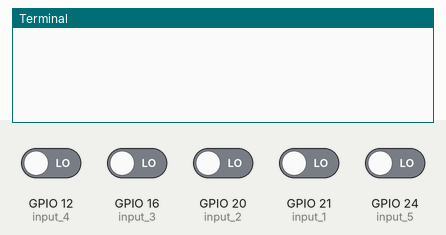
Simulated run of this program. Board: Raspberry Pi (BCM pin numbers). Shown: the last lines printed to the terminal. The test bench sets the inputs (shaded band); at power-on: GPIO 12 (input_4), GPIO 16 (input_3), GPIO 20 (input_2), GPIO 21 (input_1), GPIO 24 (input_5) LOW. Web requests get an empty 200 reply after 0.4 s.

Above: at 1.2 s.
1.3 s: GPIO 12 (input_4) driven HIGH
At 2.5 s:
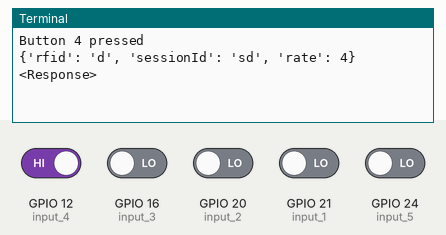
2.8 s: GPIO 16 (input_3) driven HIGH
At 3.06 s:
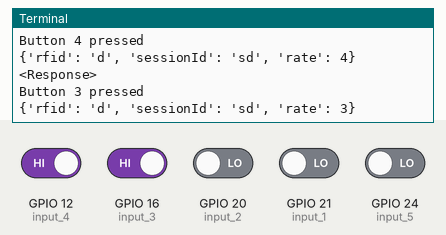
4.3 s: GPIO 20 (input_2) driven HIGH
At 5.5 s:
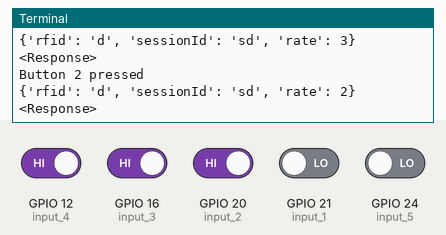
5.8 s: GPIO 21 (input_1) driven HIGH
At 6.7 s:
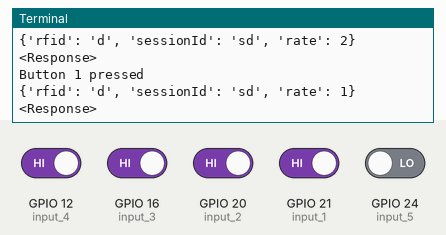
7.3 s: GPIO 24 (input_5) driven HIGH
At 9.1 s:
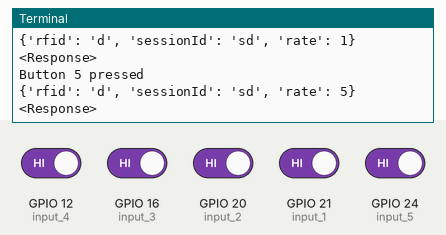
Timing chart, 0 to 9.8 s (numbered marks = the images above; inputs shaded):
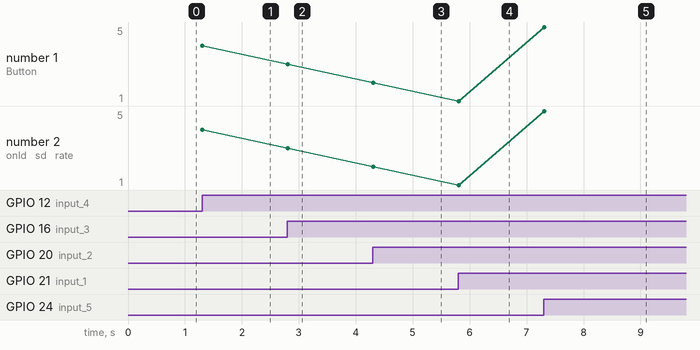

Measured:
- after the input at 1.3 s, the terminal: prints a new line at once (image 1)
- after the input at 2.8 s, the terminal: prints a new line at once (image 2)
- after the input at 4.3 s, the terminal: prints a new line at once (image 3)
- after the input at 5.8 s, the terminal: prints a new line at once (image 4)
- after the input at 7.3 s, the terminal: prints a new line at once (image 5)
- plotted number 1: 4 → 3 after the input at 2.8 s, 3 → 2 after the input at 4.3 s, 2 → 1 after the input at 5.8 s, 1 → 5 after the input at 7.3 s
- plotted number 2: 4 → 3 after the input at 2.8 s, 3 → 2 after the input at 4.3 s, 2 → 1 after the input at 5.8 s, 1 → 5 after the input at 7.3 s

The program:

button-post2.py
```python
# Import Lib
import RPi.GPIO as GPIO
import time
import requests
import json


# Set GPIO Mode
GPIO.setmode(GPIO.BCM)

def initGPIO():
  # Set Pins
  GPIO.setup(21,GPIO.IN)
  GPIO.setup(20,GPIO.IN)
  GPIO.setup(16,GPIO.IN)
  GPIO.setup(12,GPIO.IN)
  GPIO.setup(24,GPIO.IN)

# Set Previous Inputs for buttons
prev_input_1 = 0
prev_input_2 = 0
prev_input_3 = 0
prev_input_4 = 0
prev_input_5 = 0

url = 'http://10.0.0.107:8080/IOTStanfordAttendanceSystem/stanford/feedback/ratings/'
headers = {'Content-Type': 'application/json'}

def sendPOSTRequest(buttonPressed):
  print("Button %s pressed"%buttonPressed)
  data = {"rfid":"d","sessionId":"sd","rate":buttonPressed}
  print data
  response = requests.post(url, headers = headers ,data=data)
  print response

initGPIO()

while True:
  #take a reading

  #if the last reading was low and this one high, print
  input_1 = GPIO.input(21)
  if ((not prev_input_1) and input_1):
    #print("Button 1 pressed")
    sendPOSTRequest(1)
    #update previous input
    #slight pause to debounce
    #time.sleep(0.05)
  prev_input_1 = input_1


  input_2 = GPIO.input(20)
  if ((not prev_input_2) and input_2):
    sendPOSTRequest(2)
    #update previous input
    #slight pause to debounce
    #time.sleep(0.05)
  prev_input_2 = input_2

  input_3 = GPIO.input(16)
  if ((not prev_input_3) and input_3):
    sendPOSTRequest(3)
    #update previous input
    #slight pause to debounce
    #time.sleep(0.05)
  prev_input_3 = input_3

  input_4 = GPIO.input(12)
  if ((not prev_input_4) and input_4):
    sendPOSTRequest(4)
    #update previous input
    #slight pause to debounce
    #time.sleep(0.05)
  prev_input_4 = input_4

  input_5 = GPIO.input(24)
  if ((not prev_input_5) and input_5):
    sendPOSTRequest(5)
    #update previous input
    #slight pause to debounce
    #time.sleep(0.05)
  prev_input_5 = input_5

  time.sleep(0.05)
```
